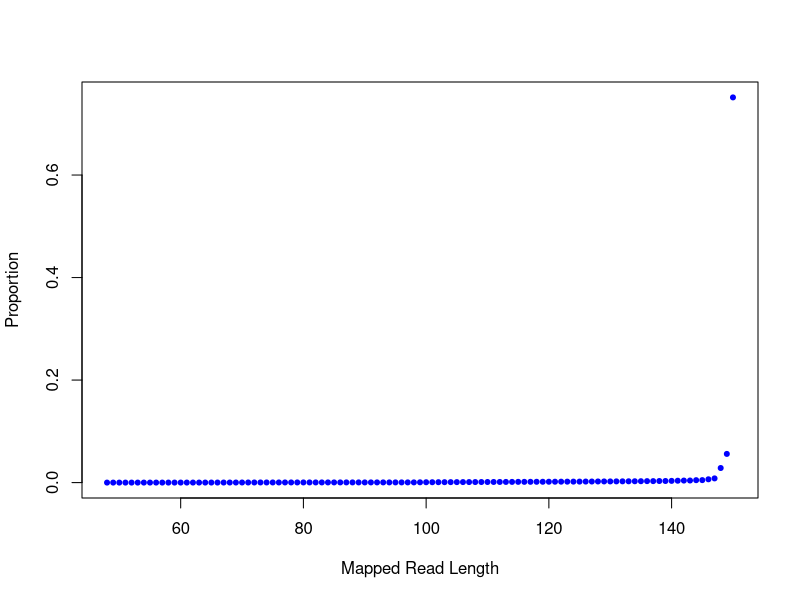

Source code (R):
png("/rds/user/is460/hpc-work/muscle-rnaseq/ezbamqc/output/figs/srpk3_hom_ttnb_het_10.readlen_profile.png",width=500,height=500,units="px")
readlen_val=c(48,49,50,51,52,53,54,55,56,57,58,59,60,61,62,63,64,65,66,67,68,69,70,71,72,73,74,75,76,77,78,79,80,81,82,83,84,85,86,87,88,89,90,91,92,93,94,95,96,97,98,99,100,101,102,103,104,105,106,107,108,109,110,111,112,113,114,115,116,117,118,119,120,121,122,123,124,125,126,127,128,129,130,131,132,133,134,135,136,137,138,139,140,141,142,143,144,145,146,147,148,149,150)
readlen_count=c(80,146,291,405,555,828,998,1182,1395,1551,2030,2103,2267,2413,2874,3009,3328,3672,4184,4935,5447,5890,7657,8230,8885,10232,9469,10250,10563,11590,11430,11627,11872,12444,11984,12428,12487,12789,13233,13513,13488,13720,13416,14029,14369,14262,14205,14379,14283,14854,15376,21245,25838,26846,29735,31038,33447,34514,36825,38034,39792,41340,43232,45523,45997,48608,50784,54067,54386,56277,58465,60391,62604,64428,66706,68807,70775,72001,75949,78326,81720,84209,85095,88452,91697,94433,97803,101150,106790,107423,114555,116312,124893,136369,147576,151667,175997,180124,240765,305583,1062768,2090772,28074924)
plot(readlen_val,(readlen_count/37360896),pch=20,xlab="Mapped Read Length",ylab="Proportion",col="blue")
dev.state=dev.off()
